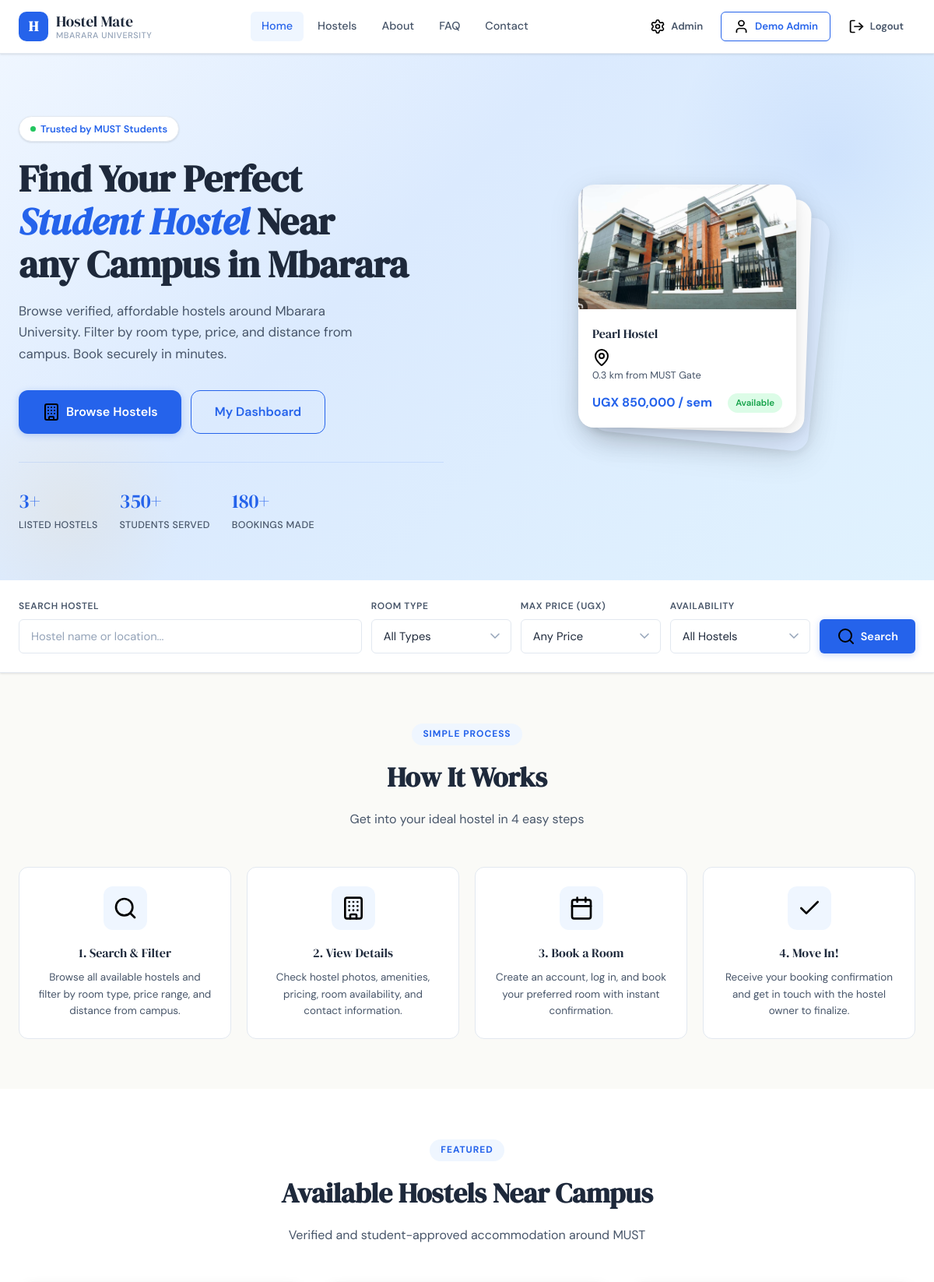
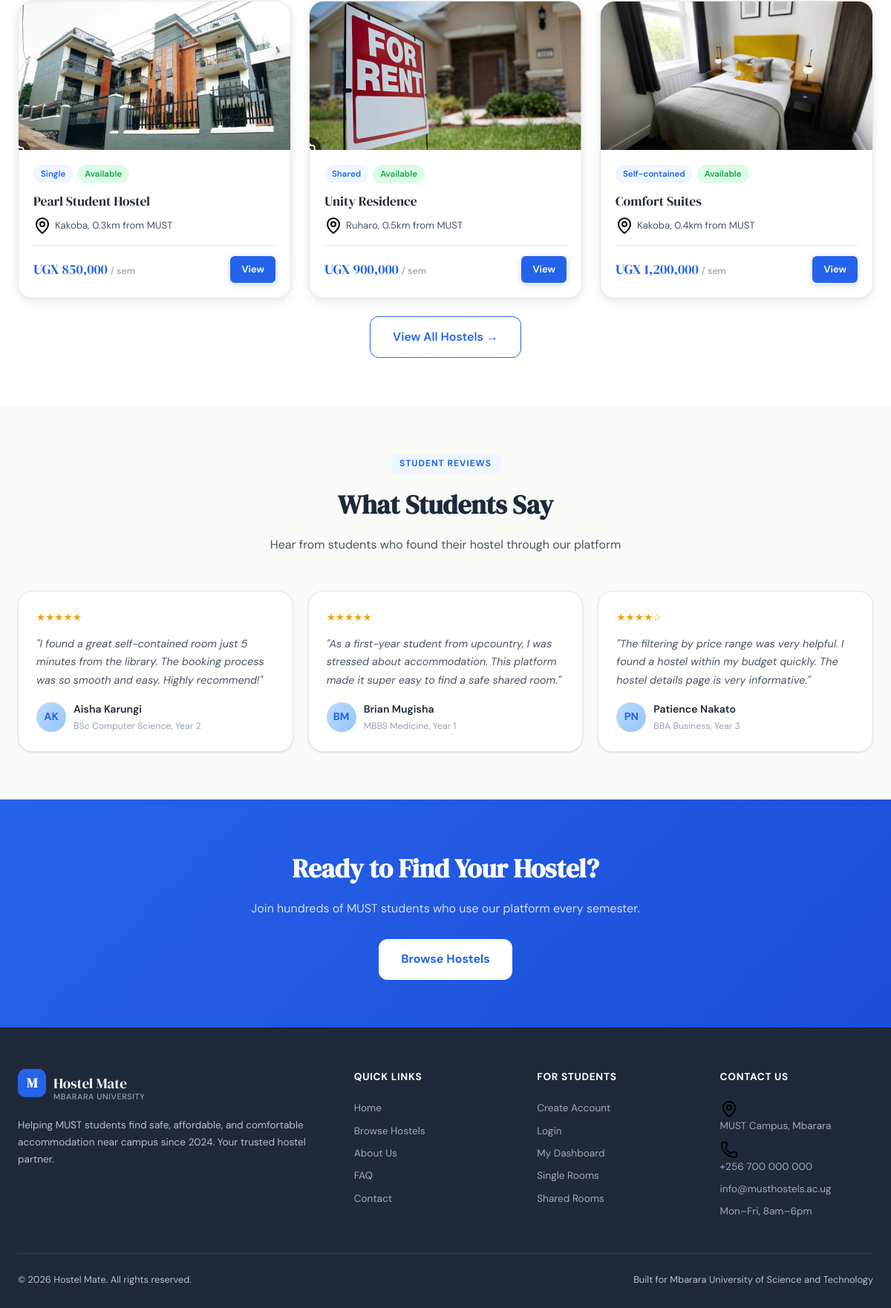
The page / (signed in) on the database its author committed (2 pictures, top to bottom).
### tables this page shows
CREATE TABLE `hostels` (
  `id` INT UNSIGNED NOT NULL AUTO_INCREMENT,
  `hostel_name` VARCHAR(255) NOT NULL,
  `location` VARCHAR(255) NOT NULL,
  `room_type` ENUM('single','shared','self-contained') NOT NULL DEFAULT 'single',
  `price` INT UNSIGNED NOT NULL,
  `availability` INT UNSIGNED NOT NULL DEFAULT 0,
  `description` TEXT DEFAULT NULL,
  `contact` VARCHAR(100) DEFAULT NULL,
  `image` VARCHAR(255) DEFAULT NULL,
  `created_at` DATETIME NOT NULL DEFAULT CURRENT_TIMESTAMP,
  PRIMARY KEY (`id`),
  KEY `idx_hostels_room_type` (`room_type`),
  KEY `idx_hostels_availability` (`availability`)
);

### config.php (called while the page is built, shortened)
<?php
function isLoggedIn() {
    return isset($_SESSION['user_id']) && !empty($_SESSION['user_id']);
}
function sanitize($input) {
    return htmlspecialchars(trim($input), ENT_QUOTES, 'UTF-8');
}
function formatPrice($amount) {
    return 'UGX ' . number_format((float)$amount, 0);
}

### index.php (the view, shortened to what this page needs)
<?php
require_once 'config.php';
include 'includes/head.php';
$db = getDB();
$featured_sql  = "SELECT * FROM hostels WHERE availability > 0 ORDER BY created_at DESC LIMIT 6";
$featured_res  = $db->query($featured_sql);
$featured      = $featured_res ? $featured_res->fetch_all(MYSQLI_ASSOC) : [];
$total_hostels  = $db->query("SELECT COUNT(*) as c FROM hostels")->fetch_assoc()['c'] ?? 0;
$total_students = $db->query("SELECT COUNT(*) as c FROM users WHERE role='student'")->fetch_assoc()['c'] ?? 0;
$total_bookings = $db->query("SELECT COUNT(*) as c FROM bookings WHERE status='confirmed'")->fetch_assoc()['c'] ?? 0;
if ($total_students < 10) $total_students = 350;
if ($total_bookings < 5)  $total_bookings = 180;
?>
<?php include 'includes/navbar.php'; ?>
<section class="hero">
    <div class="container">
        <div class="hero-content">
            <div class="hero-badge">
                <span class="hero-badge-dot"></span>
                Trusted by MUST Students
            </div>
            <h1>
                Find Your Perfect<br>
                <em>Student Hostel</em> Near<br>
                any Campus in Mbarara
            </h1>
            <p>
                Browse verified, affordable hostels around Mbarara University.
                Filter by room type, price, and distance from campus.
                Book securely in minutes.
            </p>
            <div class="hero-actions">
                <a href="hostels.php" class="btn btn-primary btn-lg">
                    <img class="icon-svg" src="<?= APP_URL ?>/assets/svg/building.svg" alt="Hostels"> Browse Hostels
                </a>
                <?php if (!isLoggedIn()): ?>
                    <a href="signup.php" class="btn btn-outline btn-lg">Create Account</a>
                <?php else: ?>
                    <a href="dashboard.php" class="btn btn-outline btn-lg">My Dashboard</a>
                <?php endif; ?>
            </div>
            <div class="hero-stats">
                <div>
                    <div class="hero-stat-value"><?= $total_hostels ?>+</div>
                    <div class="hero-stat-label">Listed Hostels</div>
                </div>
                <div>
                    <div class="hero-stat-value"><?= $total_students ?>+</div>
                    <div class="hero-stat-label">Students Served</div>
                </div>
                <div>
                    <div class="hero-stat-value"><?= $total_bookings ?>+</div>
                    <div class="hero-stat-label">Bookings Made</div>
                </div>
            </div>
        </div>
        <div class="hero-visual">
            <div class="hero-card-stack">
                <div class="hero-card-main">
                    <div class="hero-card-img">
                        <img src="<?= APP_URL ?>/assets/img/hostels/image1.jpg" alt="Hostel" style="width:100%;height:100%;object-fit:cover;">
                    </div>
                    <div class="hero-card-body">
                        <div class="hero-card-title">Pearl Hostel</div>
                        <div class="hero-card-meta">
                            <img class="icon-svg" src="<?= APP_URL ?>/assets/svg/map-pin.svg" alt="Location"> 0.3 km from MUST Gate
                        </div>
                        <div style="display:flex;justify-content:space-between;align-items:center;">
                            <span class="hero-card-price">UGX 850,000 / sem</span>
                            <span class="badge badge-green">Available</span>
                        </div>
                    </div>
                </div>
            </div>
        </div>
    </div>
</section>
<section class="search-section">
    <div class="container">
        <form method="GET" action="hostels.php" class="search-form">
            <div class="search-group">
                <label>Search Hostel</label>
                <input type="text" name="search" class="form-control" placeholder="Hostel name or location...">
            </div>
            <div class="search-group" style="max-width:180px;">
                <label>Room Type</label>
                <select name="type" class="form-control">
                    <option value="">All Types</option>
                </select>
            </div>
            <div class="search-group" style="max-width:180px;">
                <label>Max Price (UGX)</label>
                <select name="max_price" class="form-control">
                    <option value="">Any Price</option>
                </select>
            </div>
            <div class="search-group" style="max-width:180px;">
                <label>Availability</label>
                <select name="available" class="form-control">
                    <option value="">All Hostels</option>
                </select>
            </div>
            <div>
                <button type="submit" class="btn btn-primary" style="margin-top:24px;">
                    <img class="icon-svg" src="<?= APP_URL ?>/assets/svg/search.svg" alt="Search"> Search
                </button>
            </div>
        </form>
    </div>
</section>
<section class="section">
    <div class="container">
        <div class="section-header">
            <span class="section-tag">Simple Process</span>
            <h2 class="section-title">How It Works</h2>
            <p class="section-subtitle">Get into your ideal hostel in 4 easy steps</p>
        </div>
        <div class="features-grid">
            <div class="feature-card">
                <div class="feature-icon"><img src="<?= APP_URL ?>/assets/svg/search.svg" alt="Search"></div>
                <div class="feature-title">1. Search & Filter</div>
                <p class="feature-text">Browse all available hostels and filter by room type, price range, and distance from campus.</p>
            </div>
            <div class="feature-card">
                <div class="feature-icon"><img src="<?= APP_URL ?>/assets/svg/building.svg" alt="View Details"></div>
                <div class="feature-title">2. View Details</div>
                <p class="feature-text">Check hostel photos, amenities, pricing, room availability, and contact information.</p>
            </div>
            <div class="feature-card">
                <div class="feature-icon"><img src="<?= APP_URL ?>/assets/svg/calendar.svg" alt="Book a Room"></div>
                <div class="feature-title">3. Book a Room</div>
                <p class="feature-text">Create an account, log in, and book your preferred room with instant confirmation.</p>
            </div>
            <div class="feature-card">
                <div class="feature-icon"><img src="<?= APP_URL ?>/assets/svg/check.svg" alt="Move In"></div>
                <div class="feature-title">4. Move In!</div>
                <p class="feature-text">Receive your booking confirmation and get in touch with the hostel owner to finalize.</p>
            </div>
        </div>
    </div>
</section>
<section class="section section-alt">
    <div class="container">
        <div class="section-header">
            <span class="section-tag">Featured</span>
            <h2 class="section-title">Available Hostels Near Campus</h2>
            <p class="section-subtitle">Verified and student-approved accommodation around MUST</p>
        </div>
        <?php if (empty($featured)): ?>
            <div class="hostels-grid">
                <?php
                $demo = [
                    ['Pearl Student Hostel',   'Kakoba, 0.3km from MUST',  'Single Room',       850000, 'image1.jpg', true],
                    ['Unity Residence',        'Ruharo, 0.5km from MUST',  'Shared Room',       900000, 'image2.jpg.png', true],
                    ['Comfort Suites',         'Kakoba, 0.4km from MUST',  'Self-Contained',    1200000, 'image3.jpg.png', true],
                    ['Nile View Hostel',       'Kamukuzi, 0.6km from MUST','Single Room',       950000, 'image4.jpeg', false],
                    ['Campus Gate Residence',  'Kakoba, 0.2km from MUST',  'Shared Room',       880000, 'image5.jpg', true],
                    ['Green Valley Hostel',    'Biharwe, 0.8km from MUST', 'Self-Contained',    1150000, 'image6.jpg', true],
                ];
                foreach ($demo as $h): ?>
                <div class="hostel-card">
                    <div class="hostel-card-img">
                        <?php if (file_exists('assets/img/hostels/' . $h[4])): ?>
                            <img src="<?= APP_URL ?>/assets/img/hostels/<?= sanitize($h[4]) ?>" alt="<?= sanitize($h[0]) ?>" style="width: 100%; height: 100%; object-fit: cover; display: block;">
                        <?php else: ?>
                            <img class="icon-svg" src="<?= APP_URL ?>/assets/svg/building.svg" alt="Hostel" style="width: 3.5rem; height: auto;">
                        <?php endif; ?>
                    </div>
                    <div class="hostel-card-body">
                        <div class="hostel-card-badges">
                            <span class="badge badge-blue"><?= $h[2] ?></span>
                            <span class="badge <?= $h[5] ? 'badge-green' : 'badge-red' ?>"><?= $h[5] ? 'Available' : 'Full' ?></span>
                        </div>
                        <div class="hostel-card-title"><?= $h[0] ?></div>
                        <div class="hostel-card-location">
                            <img class="icon-svg" src="<?= APP_URL ?>/assets/svg/map-pin.svg" alt="Location"> <?= $h[1] ?>
                        </div>
                        <div class="hostel-card-footer">
                            <div class="hostel-price"><?= formatPrice($h[3]) ?> <span>/ semester</span></div>
                            <a href="login.php" class="btn btn-primary btn-sm">Book</a>
                        </div>
                    </div>
                </div>
                <?php endforeach; ?>
            </div>
        <?php else: ?>
            <div class="hostels-grid">
                <?php foreach ($featured as $h): ?>
                <div class="hostel-card">
                    <div class="hostel-card-img">
                        <?php if (!empty($h['image']) && file_exists('uploads/hostels/' . $h['image'])): ?>
                            <img src="<?= APP_URL ?>/uploads/hostels/<?= sanitize($h['image']) ?>" alt="<?= sanitize($h['hostel_name']) ?>" style="width: 100%; height: 100%; object-fit: cover; display: block;">
                        <?php elseif (!empty($h['image']) && file_exists('assets/img/hostels/' . $h['image'])): ?>
                            <img src="<?= APP_URL ?>/assets/img/hostels/<?= sanitize($h['image']) ?>" alt="<?= sanitize($h['hostel_name']) ?>" style="width: 100%; height: 100%; object-fit: cover; display: block;">
                        <?php else: ?>
                            <img class="icon-svg" src="<?= APP_URL ?>/assets/svg/building.svg" alt="Hostel" style="width: 3.5rem; height: auto;">
                        <?php endif; ?>
                    </div>
                    <div class="hostel-card-body">
                        <div class="hostel-card-badges">
                            <span class="badge badge-blue"><?= sanitize(ucfirst($h['room_type'])) ?></span>
                            <span class="badge <?= $h['availability'] > 0 ? 'badge-green' : 'badge-red' ?>">
                                <?= $h['availability'] > 0 ? 'Available' : 'Full' ?>
                            </span>
                        </div>
                        <div class="hostel-card-title"><?= sanitize($h['hostel_name']) ?></div>
                        <div class="hostel-card-location">
                            <img class="icon-svg" src="<?= APP_URL ?>/assets/svg/map-pin.svg" alt="Location"> <?= sanitize($h['location']) ?>
                        </div>
                        <div class="hostel-card-footer">
                            <div class="hostel-price"><?= formatPrice($h['price']) ?> <span>/ sem</span></div>
                            <a href="hostel-details.php?id=<?= (int)$h['id'] ?>" class="btn btn-primary btn-sm">View</a>
                        </div>
                    </div>
                </div>
                <?php endforeach; ?>
            </div>
        <?php endif; ?>
        <div class="text-center mt-24">
            <a href="hostels.php" class="btn btn-outline btn-lg">View All Hostels →</a>
        </div>
    </div>
</section>
<section class="section">
    <div class="container">
        <div class="section-header">
            <span class="section-tag">Student Reviews</span>
            <h2 class="section-title">What Students Say</h2>
            <p class="section-subtitle">Hear from students who found their hostel through our platform</p>
        </div>
        <div class="testimonials-grid">
            <div class="testimonial-card">
                <div class="testimonial-stars">★★★★★</div>
                <p class="testimonial-text">"I found a great self-contained room just 5 minutes from the library. The booking process was so smooth and easy. Highly recommend!"</p>
                <div class="testimonial-author">
                    <div class="testimonial-avatar">AK</div>
                    <div>
                        <div class="testimonial-name">Aisha Karungi</div>
                        <div class="testimonial-course">BSc Computer Science, Year 2</div>
                    </div>
                </div>
            </div>
            <div class="testimonial-card">
                <div class="testimonial-stars">★★★★★</div>
                <p class="testimonial-text">"As a first-year student from upcountry, I was stressed about accommodation. This platform made it super easy to find a safe shared room."</p>
                <div class="testimonial-author">
                    <div class="testimonial-avatar">BM</div>
                    <div>
                        <div class="testimonial-name">Brian Mugisha</div>
                        <div class="testimonial-course">MBBS Medicine, Year 1</div>
                    </div>
                </div>
            </div>
            <div class="testimonial-card">
                <div class="testimonial-stars">★★★★☆</div>
                <p class="testimonial-text">"The filtering by price range was very helpful. I found a hostel within my budget quickly. The hostel details page is very informative."</p>
                <div class="testimonial-author">
                    <div class="testimonial-avatar">PN</div>
                    <div>
                        <div class="testimonial-name">Patience Nakato</div>
                        <div class="testimonial-course">BBA Business, Year 3</div>
                    </div>
                </div>
            </div>
        </div>
    </div>
</section>
<section class="cta-section">
    <div class="container">
        <h2>Ready to Find Your Hostel?</h2>
        <p>Join hundreds of MUST students who use our platform every semester.</p>
        <div style="display:flex;gap:14px;justify-content:center;flex-wrap:wrap;">
            <a href="hostels.php" class="btn btn-lg" style="background:white;color:var(--primary);font-weight:700;">Browse Hostels</a>
        </div>
    </div>
</section>
<?php include 'includes/footer.php'; ?>
</body>
</html>

### rows shown on the page
hostels: image (picture), room_type "Single", availability "Available", hostel_name "Pearl Student Hostel", location "Kakoba, 0.3km from MUST", price "UGX 850,000"
hostels: image (picture), room_type "Shared", availability "Available", hostel_name "Unity Residence", location "Ruharo, 0.5km from MUST", price "UGX 900,000"
hostels: image (picture), room_type "Self-contained", availability "Available", hostel_name "Comfort Suites", location "Kakoba, 0.4km from MUST", price "UGX 1,200,000"

### other values the page prints
$_SESSION['fullname'] "Demo Admin"
$total_hostels "3"
$total_students "350"
$total_bookings "180"
